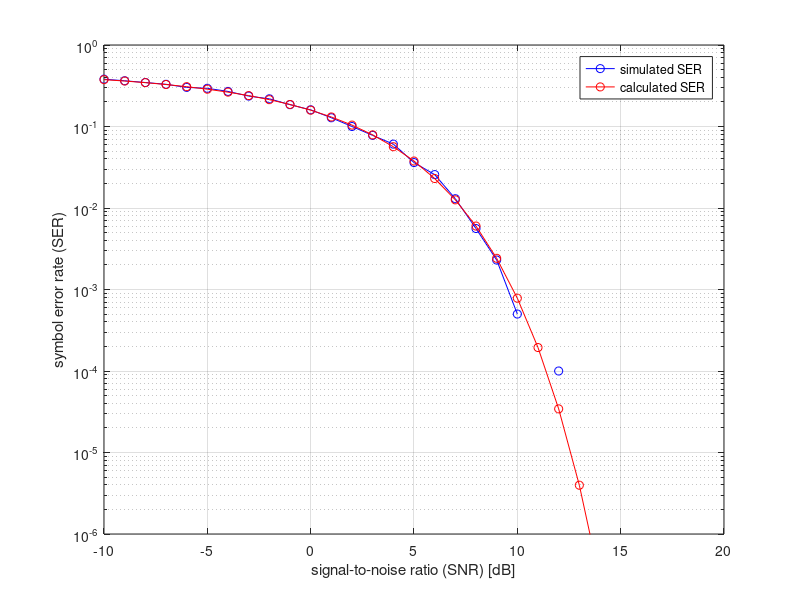

The MATLAB script that drew this image:
%% ECE 5680 - Wireless Communication
%% HW1: Ques 4
%% Author: Arjun Jauhari
%% Email/Netid: aj526
%% Date: 09/08/2015
%% Monte-Carlo simulation for estimating SER(Symbol Error rate)

clear all;close all;
SNR_db = [-10:20];  % Sweeping over SNR of -10dB to 20dB
SNR = 10.^(SNR_db/10);
sd = sqrt(1./SNR);  % Standard Deviation
var = sd.^2;        % Variance

%% STEP 1 OF MONTE CARLO SIMULATION
%% Generating transmit data
in_bits = randi([0 1], 1, 10000);
for k = 1:length(in_bits)
  if in_bits(1,k) == 0
    x(1,k) = -1;
  else
    x(1,k) = 1;
  end
end

%%STEP 2 OF M-C SIMULATION
% Generating RANDOM NOISE WITH MEAN 0 AND VARIANCE VAR == sd^2
for k = 1:length(sd)
  %%STEP 2 OF M-C SIMULATION
  % Generating RANDOM NOISE WITH MEAN 0 AND VARIANCE VAR == sd^2
  noise(k,:) = sd(1,k)*randn(1,10000);

  %%STEP 3 OF M-C SIMULATION
  %% RECEIVED SIGNAL ACCORDING TO RELATION y = x + n
  y(k,:) = x + noise(k,:);

  %% STEP 4 OF M-C SIMULATION
  %% Using the detector threshold to do detection and get x_hat
  decision_bound = 0;
    for r = 1:length(y)
      if y(k,r) < decision_bound
        x_hat(k,r) = -1;
      else
        x_hat(k,r) = 1;
      end
    end

  %% STEP 5 OF M-C SIMULATION
  %% Evaluate I
  for r = 1:length(x_hat)
    if x_hat(k,r) == x(1,r)
      I_mc(k,r) = 0; %no error
    else
      I_mc(k,r) = 1; %error occured
    end
  end

  %%CALCULATE SER
  SER(1,k) = mean(I_mc(k,:));
end

%%PLOTTING
figure(1)
semilogy(SNR_db,SER,'bo-')
grid on
axis([-10 20 1e-6 1])
xlabel('signal-to-noise ratio (SNR) [dB]')
ylabel('symbol error rate (SER)')
legend('simulated SER')

hold on

%%calculation SER from analytical equation
SER_calc = 0.5*erfc(sqrt(SNR./2));
semilogy(SNR_db,SER_calc,'ro-')
legend('simulated SER', 'calculated SER')